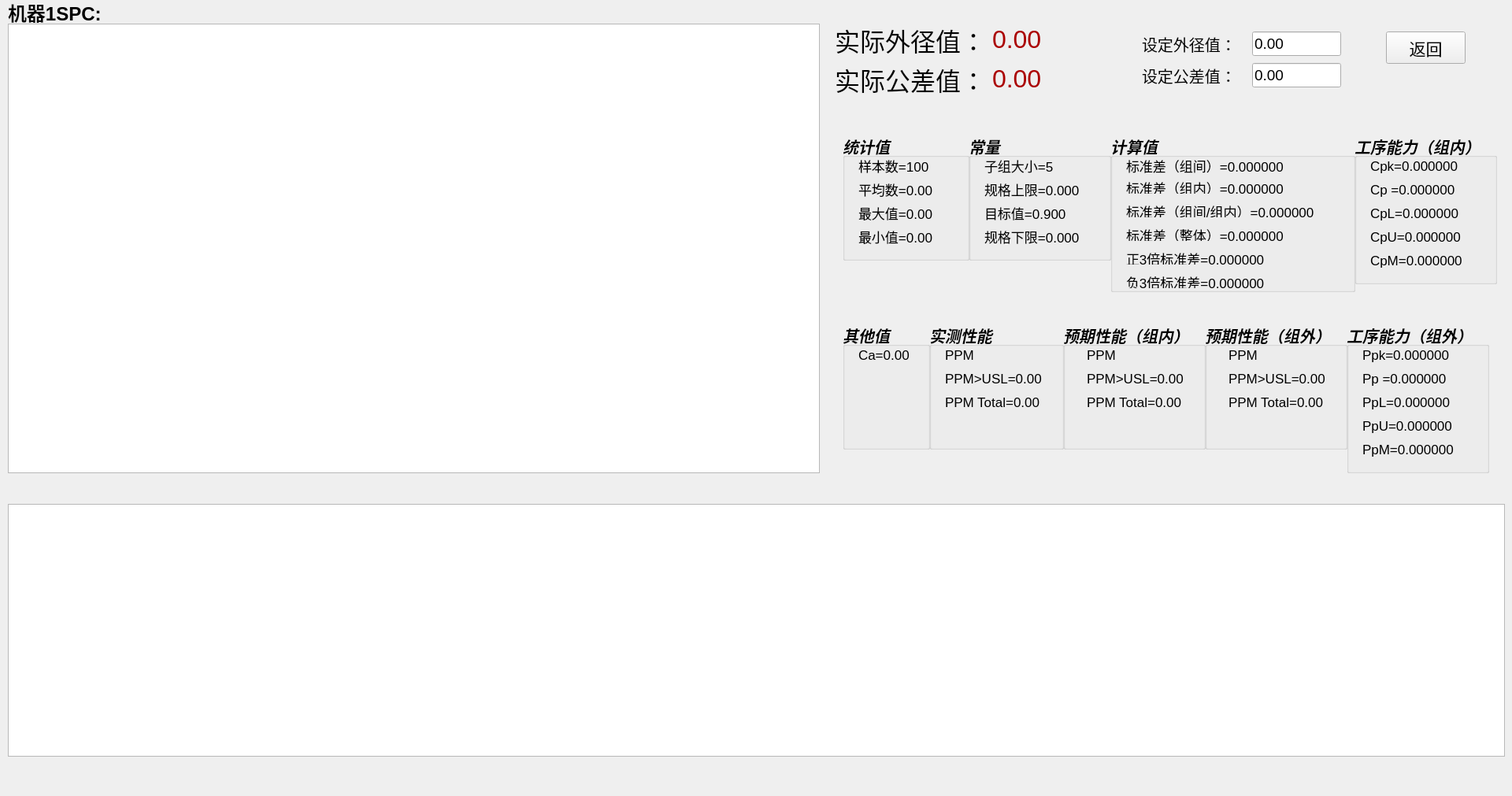
<?xml version="1.0" encoding="UTF-8"?>
<ui version="4.0">
 <class>spcDev1</class>
 <widget class="QWidget" name="spcDev1">
  <property name="geometry">
   <rect>
    <x>0</x>
    <y>0</y>
    <width>1920</width>
    <height>1011</height>
   </rect>
  </property>
  <property name="windowTitle">
   <string>Form</string>
  </property>
  <widget class="QGroupBox" name="TongjiBox">
   <property name="geometry">
    <rect>
     <x>1070</x>
     <y>170</y>
     <width>161</width>
     <height>161</height>
    </rect>
   </property>
   <property name="font">
    <font>
     <pointsize>15</pointsize>
     <italic>true</italic>
     <bold>true</bold>
    </font>
   </property>
   <property name="title">
    <string>统计值</string>
   </property>
   <widget class="QLabel" name="label1_5">
    <property name="geometry">
     <rect>
      <x>20</x>
      <y>30</y>
      <width>111</width>
      <height>21</height>
     </rect>
    </property>
    <property name="font">
     <font>
      <pointsize>13</pointsize>
      <italic>false</italic>
      <bold>false</bold>
     </font>
    </property>
    <property name="text">
     <string>样本数=100</string>
    </property>
   </widget>
   <widget class="QLabel" name="label1_6">
    <property name="geometry">
     <rect>
      <x>20</x>
      <y>60</y>
      <width>111</width>
      <height>21</height>
     </rect>
    </property>
    <property name="font">
     <font>
      <pointsize>13</pointsize>
      <italic>false</italic>
      <bold>false</bold>
     </font>
    </property>
    <property name="text">
     <string>平均数=0.00</string>
    </property>
   </widget>
   <widget class="QLabel" name="label1_7">
    <property name="geometry">
     <rect>
      <x>20</x>
      <y>90</y>
      <width>111</width>
      <height>21</height>
     </rect>
    </property>
    <property name="font">
     <font>
      <pointsize>13</pointsize>
      <italic>false</italic>
      <bold>false</bold>
     </font>
    </property>
    <property name="text">
     <string>最大值=0.00</string>
    </property>
   </widget>
   <widget class="QLabel" name="label1_8">
    <property name="geometry">
     <rect>
      <x>20</x>
      <y>120</y>
      <width>111</width>
      <height>21</height>
     </rect>
    </property>
    <property name="font">
     <font>
      <pointsize>13</pointsize>
      <italic>false</italic>
      <bold>false</bold>
     </font>
    </property>
    <property name="text">
     <string>最小值=0.00</string>
    </property>
   </widget>
  </widget>
  <widget class="QLabel" name="label_3">
   <property name="geometry">
    <rect>
     <x>1450</x>
     <y>40</y>
     <width>131</width>
     <height>31</height>
    </rect>
   </property>
   <property name="font">
    <font>
     <pointsize>15</pointsize>
    </font>
   </property>
   <property name="text">
    <string>设定外径值：</string>
   </property>
  </widget>
  <widget class="QChartView" name="chartViewX">
   <property name="geometry">
    <rect>
     <x>10</x>
     <y>640</y>
     <width>1901</width>
     <height>321</height>
    </rect>
   </property>
  </widget>
  <widget class="QLabel" name="label_2">
   <property name="geometry">
    <rect>
     <x>1060</x>
     <y>80</y>
     <width>191</width>
     <height>41</height>
    </rect>
   </property>
   <property name="font">
    <font>
     <pointsize>24</pointsize>
    </font>
   </property>
   <property name="text">
    <string>实际公差值：</string>
   </property>
  </widget>
  <widget class="QLabel" name="label1_10">
   <property name="geometry">
    <rect>
     <x>10</x>
     <y>0</y>
     <width>141</width>
     <height>31</height>
    </rect>
   </property>
   <property name="font">
    <font>
     <pointsize>18</pointsize>
     <italic>false</italic>
     <bold>true</bold>
    </font>
   </property>
   <property name="text">
    <string>机器1SPC:</string>
   </property>
  </widget>
  <widget class="QGroupBox" name="TongjiBox_3">
   <property name="geometry">
    <rect>
     <x>1410</x>
     <y>170</y>
     <width>311</width>
     <height>201</height>
    </rect>
   </property>
   <property name="font">
    <font>
     <pointsize>15</pointsize>
     <italic>true</italic>
     <bold>true</bold>
    </font>
   </property>
   <property name="title">
    <string>计算值</string>
   </property>
   <widget class="QLabel" name="label3_7">
    <property name="geometry">
     <rect>
      <x>20</x>
      <y>30</y>
      <width>241</width>
      <height>21</height>
     </rect>
    </property>
    <property name="font">
     <font>
      <pointsize>13</pointsize>
      <italic>false</italic>
      <bold>false</bold>
     </font>
    </property>
    <property name="text">
     <string>标准差（组间）=0.000000</string>
    </property>
   </widget>
   <widget class="QLabel" name="label3_8">
    <property name="geometry">
     <rect>
      <x>20</x>
      <y>60</y>
      <width>231</width>
      <height>16</height>
     </rect>
    </property>
    <property name="font">
     <font>
      <pointsize>13</pointsize>
      <italic>false</italic>
      <bold>false</bold>
     </font>
    </property>
    <property name="text">
     <string>标准差（组内）=0.000000</string>
    </property>
   </widget>
   <widget class="QLabel" name="label3_9">
    <property name="geometry">
     <rect>
      <x>20</x>
      <y>90</y>
      <width>281</width>
      <height>16</height>
     </rect>
    </property>
    <property name="font">
     <font>
      <pointsize>13</pointsize>
      <italic>false</italic>
      <bold>false</bold>
     </font>
    </property>
    <property name="text">
     <string>标准差（组间/组内）=0.000000</string>
    </property>
   </widget>
   <widget class="QLabel" name="label3_10">
    <property name="geometry">
     <rect>
      <x>20</x>
      <y>120</y>
      <width>241</width>
      <height>16</height>
     </rect>
    </property>
    <property name="font">
     <font>
      <pointsize>13</pointsize>
      <italic>false</italic>
      <bold>false</bold>
     </font>
    </property>
    <property name="text">
     <string>标准差（整体）=0.000000</string>
    </property>
   </widget>
   <widget class="QLabel" name="label3_11">
    <property name="geometry">
     <rect>
      <x>20</x>
      <y>150</y>
      <width>281</width>
      <height>16</height>
     </rect>
    </property>
    <property name="font">
     <font>
      <pointsize>13</pointsize>
      <italic>false</italic>
      <bold>false</bold>
     </font>
    </property>
    <property name="text">
     <string>正3倍标准差=0.000000</string>
    </property>
   </widget>
   <widget class="QLabel" name="label3_12">
    <property name="geometry">
     <rect>
      <x>20</x>
      <y>180</y>
      <width>281</width>
      <height>16</height>
     </rect>
    </property>
    <property name="font">
     <font>
      <pointsize>13</pointsize>
      <italic>false</italic>
      <bold>false</bold>
     </font>
    </property>
    <property name="text">
     <string>负3倍标准差=0.000000</string>
    </property>
   </widget>
  </widget>
  <widget class="QLabel" name="label_6">
   <property name="geometry">
    <rect>
     <x>1260</x>
     <y>80</y>
     <width>131</width>
     <height>41</height>
    </rect>
   </property>
   <property name="font">
    <font>
     <pointsize>24</pointsize>
    </font>
   </property>
   <property name="text">
    <string>&lt;html&gt;&lt;head/&gt;&lt;body&gt;&lt;p&gt;&lt;span style=&quot; color:#aa0000;&quot;&gt;0.00&lt;/span&gt;&lt;/p&gt;&lt;/body&gt;&lt;/html&gt;</string>
   </property>
  </widget>
  <widget class="QLabel" name="label_4">
   <property name="geometry">
    <rect>
     <x>1450</x>
     <y>80</y>
     <width>131</width>
     <height>31</height>
    </rect>
   </property>
   <property name="font">
    <font>
     <pointsize>15</pointsize>
    </font>
   </property>
   <property name="text">
    <string>设定公差值：</string>
   </property>
  </widget>
  <widget class="QLineEdit" name="lineEdit2">
   <property name="geometry">
    <rect>
     <x>1590</x>
     <y>80</y>
     <width>113</width>
     <height>31</height>
    </rect>
   </property>
   <property name="font">
    <font>
     <pointsize>14</pointsize>
    </font>
   </property>
   <property name="text">
    <string>0.00</string>
   </property>
  </widget>
  <widget class="QLabel" name="label">
   <property name="geometry">
    <rect>
     <x>1060</x>
     <y>20</y>
     <width>191</width>
     <height>61</height>
    </rect>
   </property>
   <property name="font">
    <font>
     <pointsize>24</pointsize>
    </font>
   </property>
   <property name="text">
    <string>实际外径值：</string>
   </property>
  </widget>
  <widget class="QGroupBox" name="TongjiBox_8">
   <property name="geometry">
    <rect>
     <x>1350</x>
     <y>410</y>
     <width>181</width>
     <height>161</height>
    </rect>
   </property>
   <property name="font">
    <font>
     <pointsize>15</pointsize>
     <italic>true</italic>
     <bold>true</bold>
    </font>
   </property>
   <property name="title">
    <string>预期性能（组内）</string>
   </property>
   <widget class="QLabel" name="label8_4">
    <property name="geometry">
     <rect>
      <x>30</x>
      <y>90</y>
      <width>151</width>
      <height>21</height>
     </rect>
    </property>
    <property name="font">
     <font>
      <pointsize>13</pointsize>
      <italic>false</italic>
      <bold>false</bold>
     </font>
    </property>
    <property name="text">
     <string>PPM Total=0.00</string>
    </property>
   </widget>
   <widget class="QLabel" name="label8_5">
    <property name="geometry">
     <rect>
      <x>30</x>
      <y>30</y>
      <width>131</width>
      <height>21</height>
     </rect>
    </property>
    <property name="font">
     <font>
      <pointsize>13</pointsize>
      <italic>false</italic>
      <bold>false</bold>
     </font>
    </property>
    <property name="text">
     <string>PPM&lt;LSL=0.00</string>
    </property>
   </widget>
   <widget class="QLabel" name="label8_6">
    <property name="geometry">
     <rect>
      <x>30</x>
      <y>60</y>
      <width>131</width>
      <height>21</height>
     </rect>
    </property>
    <property name="font">
     <font>
      <pointsize>13</pointsize>
      <italic>false</italic>
      <bold>false</bold>
     </font>
    </property>
    <property name="text">
     <string>PPM&gt;USL=0.00</string>
    </property>
   </widget>
  </widget>
  <widget class="QChartView" name="chartViewBar">
   <property name="geometry">
    <rect>
     <x>10</x>
     <y>30</y>
     <width>1031</width>
     <height>571</height>
    </rect>
   </property>
   <property name="font">
    <font>
     <pointsize>20</pointsize>
    </font>
   </property>
  </widget>
  <widget class="QGroupBox" name="TongjiBox_5">
   <property name="geometry">
    <rect>
     <x>1710</x>
     <y>410</y>
     <width>181</width>
     <height>191</height>
    </rect>
   </property>
   <property name="font">
    <font>
     <pointsize>15</pointsize>
     <italic>true</italic>
     <bold>true</bold>
    </font>
   </property>
   <property name="title">
    <string>工序能力（组外）</string>
   </property>
   <widget class="QLabel" name="label5_6">
    <property name="geometry">
     <rect>
      <x>20</x>
      <y>30</y>
      <width>131</width>
      <height>21</height>
     </rect>
    </property>
    <property name="font">
     <font>
      <pointsize>13</pointsize>
      <italic>false</italic>
      <bold>false</bold>
     </font>
    </property>
    <property name="text">
     <string>Ppk=0.000000</string>
    </property>
   </widget>
   <widget class="QLabel" name="label5_7">
    <property name="geometry">
     <rect>
      <x>20</x>
      <y>60</y>
      <width>131</width>
      <height>21</height>
     </rect>
    </property>
    <property name="font">
     <font>
      <pointsize>13</pointsize>
      <italic>false</italic>
      <bold>false</bold>
     </font>
    </property>
    <property name="text">
     <string>Pp =0.000000</string>
    </property>
   </widget>
   <widget class="QLabel" name="label5_8">
    <property name="geometry">
     <rect>
      <x>20</x>
      <y>90</y>
      <width>131</width>
      <height>21</height>
     </rect>
    </property>
    <property name="font">
     <font>
      <pointsize>13</pointsize>
      <italic>false</italic>
      <bold>false</bold>
     </font>
    </property>
    <property name="text">
     <string>PpL=0.000000</string>
    </property>
   </widget>
   <widget class="QLabel" name="label5_9">
    <property name="geometry">
     <rect>
      <x>20</x>
      <y>120</y>
      <width>131</width>
      <height>21</height>
     </rect>
    </property>
    <property name="font">
     <font>
      <pointsize>13</pointsize>
      <italic>false</italic>
      <bold>false</bold>
     </font>
    </property>
    <property name="text">
     <string>PpU=0.000000</string>
    </property>
   </widget>
   <widget class="QLabel" name="label5_10">
    <property name="geometry">
     <rect>
      <x>20</x>
      <y>150</y>
      <width>131</width>
      <height>21</height>
     </rect>
    </property>
    <property name="font">
     <font>
      <pointsize>13</pointsize>
      <italic>false</italic>
      <bold>false</bold>
     </font>
    </property>
    <property name="text">
     <string>PpM=0.000000</string>
    </property>
   </widget>
  </widget>
  <widget class="QLabel" name="label_5">
   <property name="geometry">
    <rect>
     <x>1260</x>
     <y>30</y>
     <width>131</width>
     <height>41</height>
    </rect>
   </property>
   <property name="font">
    <font>
     <pointsize>24</pointsize>
    </font>
   </property>
   <property name="text">
    <string>&lt;html&gt;&lt;head/&gt;&lt;body&gt;&lt;p&gt;&lt;span style=&quot; color:#aa0000;&quot;&gt;0.00&lt;/span&gt;&lt;/p&gt;&lt;/body&gt;&lt;/html&gt;</string>
   </property>
  </widget>
  <widget class="QGroupBox" name="TongjiBox_9">
   <property name="geometry">
    <rect>
     <x>1530</x>
     <y>410</y>
     <width>181</width>
     <height>161</height>
    </rect>
   </property>
   <property name="font">
    <font>
     <pointsize>15</pointsize>
     <italic>true</italic>
     <bold>true</bold>
    </font>
   </property>
   <property name="title">
    <string>预期性能（组外）</string>
   </property>
   <widget class="QLabel" name="label9_4">
    <property name="geometry">
     <rect>
      <x>30</x>
      <y>60</y>
      <width>131</width>
      <height>21</height>
     </rect>
    </property>
    <property name="font">
     <font>
      <pointsize>13</pointsize>
      <italic>false</italic>
      <bold>false</bold>
     </font>
    </property>
    <property name="text">
     <string>PPM&gt;USL=0.00</string>
    </property>
   </widget>
   <widget class="QLabel" name="label9_5">
    <property name="geometry">
     <rect>
      <x>30</x>
      <y>30</y>
      <width>131</width>
      <height>21</height>
     </rect>
    </property>
    <property name="font">
     <font>
      <pointsize>13</pointsize>
      <italic>false</italic>
      <bold>false</bold>
     </font>
    </property>
    <property name="text">
     <string>PPM&lt;LSL=0.00</string>
    </property>
   </widget>
   <widget class="QLabel" name="label9_6">
    <property name="geometry">
     <rect>
      <x>30</x>
      <y>90</y>
      <width>151</width>
      <height>21</height>
     </rect>
    </property>
    <property name="font">
     <font>
      <pointsize>13</pointsize>
      <italic>false</italic>
      <bold>false</bold>
     </font>
    </property>
    <property name="text">
     <string>PPM Total=0.00</string>
    </property>
   </widget>
  </widget>
  <widget class="QLineEdit" name="lineEdit1">
   <property name="geometry">
    <rect>
     <x>1590</x>
     <y>40</y>
     <width>113</width>
     <height>31</height>
    </rect>
   </property>
   <property name="font">
    <font>
     <pointsize>14</pointsize>
    </font>
   </property>
   <property name="text">
    <string>0.00</string>
   </property>
  </widget>
  <widget class="QGroupBox" name="TongjiBox_6">
   <property name="geometry">
    <rect>
     <x>1070</x>
     <y>410</y>
     <width>111</width>
     <height>161</height>
    </rect>
   </property>
   <property name="font">
    <font>
     <pointsize>15</pointsize>
     <italic>true</italic>
     <bold>true</bold>
    </font>
   </property>
   <property name="title">
    <string>其他值</string>
   </property>
   <widget class="QLabel" name="label6_2">
    <property name="geometry">
     <rect>
      <x>20</x>
      <y>30</y>
      <width>111</width>
      <height>21</height>
     </rect>
    </property>
    <property name="font">
     <font>
      <pointsize>13</pointsize>
      <italic>false</italic>
      <bold>false</bold>
     </font>
    </property>
    <property name="text">
     <string>Ca=0.00</string>
    </property>
   </widget>
  </widget>
  <widget class="QGroupBox" name="TongjiBox_7">
   <property name="geometry">
    <rect>
     <x>1180</x>
     <y>410</y>
     <width>171</width>
     <height>161</height>
    </rect>
   </property>
   <property name="font">
    <font>
     <pointsize>15</pointsize>
     <italic>true</italic>
     <bold>true</bold>
    </font>
   </property>
   <property name="title">
    <string>实测性能</string>
   </property>
   <widget class="QLabel" name="label7_4">
    <property name="geometry">
     <rect>
      <x>20</x>
      <y>30</y>
      <width>131</width>
      <height>21</height>
     </rect>
    </property>
    <property name="font">
     <font>
      <pointsize>13</pointsize>
      <italic>false</italic>
      <bold>false</bold>
     </font>
    </property>
    <property name="text">
     <string>PPM&lt;LSL=0.00</string>
    </property>
   </widget>
   <widget class="QLabel" name="label7_5">
    <property name="geometry">
     <rect>
      <x>20</x>
      <y>60</y>
      <width>131</width>
      <height>21</height>
     </rect>
    </property>
    <property name="font">
     <font>
      <pointsize>13</pointsize>
      <italic>false</italic>
      <bold>false</bold>
     </font>
    </property>
    <property name="text">
     <string>PPM&gt;USL=0.00</string>
    </property>
   </widget>
   <widget class="QLabel" name="label7_6">
    <property name="geometry">
     <rect>
      <x>20</x>
      <y>90</y>
      <width>151</width>
      <height>21</height>
     </rect>
    </property>
    <property name="font">
     <font>
      <pointsize>13</pointsize>
      <italic>false</italic>
      <bold>false</bold>
     </font>
    </property>
    <property name="text">
     <string>PPM Total=0.00</string>
    </property>
   </widget>
  </widget>
  <widget class="QGroupBox" name="TongjiBox_4">
   <property name="geometry">
    <rect>
     <x>1720</x>
     <y>170</y>
     <width>181</width>
     <height>191</height>
    </rect>
   </property>
   <property name="font">
    <font>
     <pointsize>15</pointsize>
     <italic>true</italic>
     <bold>true</bold>
    </font>
   </property>
   <property name="title">
    <string>工序能力（组内）</string>
   </property>
   <widget class="QLabel" name="label4_6">
    <property name="geometry">
     <rect>
      <x>20</x>
      <y>30</y>
      <width>131</width>
      <height>21</height>
     </rect>
    </property>
    <property name="font">
     <font>
      <pointsize>13</pointsize>
      <italic>false</italic>
      <bold>false</bold>
     </font>
    </property>
    <property name="text">
     <string>Cpk=0.000000</string>
    </property>
   </widget>
   <widget class="QLabel" name="label4_7">
    <property name="geometry">
     <rect>
      <x>20</x>
      <y>60</y>
      <width>131</width>
      <height>21</height>
     </rect>
    </property>
    <property name="font">
     <font>
      <pointsize>13</pointsize>
      <italic>false</italic>
      <bold>false</bold>
     </font>
    </property>
    <property name="text">
     <string>Cp =0.000000</string>
    </property>
   </widget>
   <widget class="QLabel" name="label4_8">
    <property name="geometry">
     <rect>
      <x>20</x>
      <y>90</y>
      <width>121</width>
      <height>21</height>
     </rect>
    </property>
    <property name="font">
     <font>
      <pointsize>13</pointsize>
      <italic>false</italic>
      <bold>false</bold>
     </font>
    </property>
    <property name="text">
     <string>CpL=0.000000</string>
    </property>
   </widget>
   <widget class="QLabel" name="label4_9">
    <property name="geometry">
     <rect>
      <x>20</x>
      <y>120</y>
      <width>131</width>
      <height>21</height>
     </rect>
    </property>
    <property name="font">
     <font>
      <pointsize>13</pointsize>
      <italic>false</italic>
      <bold>false</bold>
     </font>
    </property>
    <property name="text">
     <string>CpU=0.000000</string>
    </property>
   </widget>
   <widget class="QLabel" name="label4_10">
    <property name="geometry">
     <rect>
      <x>20</x>
      <y>150</y>
      <width>131</width>
      <height>21</height>
     </rect>
    </property>
    <property name="font">
     <font>
      <pointsize>13</pointsize>
      <italic>false</italic>
      <bold>false</bold>
     </font>
    </property>
    <property name="text">
     <string>CpM=0.000000</string>
    </property>
   </widget>
  </widget>
  <widget class="QPushButton" name="spc_btn1">
   <property name="geometry">
    <rect>
     <x>1760</x>
     <y>40</y>
     <width>101</width>
     <height>41</height>
    </rect>
   </property>
   <property name="font">
    <font>
     <pointsize>16</pointsize>
    </font>
   </property>
   <property name="text">
    <string>返回</string>
   </property>
  </widget>
  <widget class="QGroupBox" name="TongjiBox_2">
   <property name="geometry">
    <rect>
     <x>1230</x>
     <y>170</y>
     <width>181</width>
     <height>161</height>
    </rect>
   </property>
   <property name="font">
    <font>
     <pointsize>15</pointsize>
     <italic>true</italic>
     <bold>true</bold>
    </font>
   </property>
   <property name="title">
    <string>常量</string>
   </property>
   <widget class="QLabel" name="label2_5">
    <property name="geometry">
     <rect>
      <x>20</x>
      <y>30</y>
      <width>111</width>
      <height>21</height>
     </rect>
    </property>
    <property name="font">
     <font>
      <pointsize>13</pointsize>
      <italic>false</italic>
      <bold>false</bold>
     </font>
    </property>
    <property name="text">
     <string>子组大小=5</string>
    </property>
   </widget>
   <widget class="QLabel" name="label2_6">
    <property name="geometry">
     <rect>
      <x>20</x>
      <y>60</y>
      <width>151</width>
      <height>21</height>
     </rect>
    </property>
    <property name="font">
     <font>
      <pointsize>13</pointsize>
      <italic>false</italic>
      <bold>false</bold>
     </font>
    </property>
    <property name="text">
     <string>规格上限=0.000</string>
    </property>
   </widget>
   <widget class="QLabel" name="label2_7">
    <property name="geometry">
     <rect>
      <x>20</x>
      <y>90</y>
      <width>141</width>
      <height>21</height>
     </rect>
    </property>
    <property name="font">
     <font>
      <pointsize>13</pointsize>
      <italic>false</italic>
      <bold>false</bold>
     </font>
    </property>
    <property name="text">
     <string>目标值=0.900</string>
    </property>
   </widget>
   <widget class="QLabel" name="label2_8">
    <property name="geometry">
     <rect>
      <x>20</x>
      <y>120</y>
      <width>161</width>
      <height>21</height>
     </rect>
    </property>
    <property name="font">
     <font>
      <pointsize>13</pointsize>
      <italic>false</italic>
      <bold>false</bold>
     </font>
    </property>
    <property name="text">
     <string>规格下限=0.000</string>
    </property>
   </widget>
  </widget>
 </widget>
 <customwidgets>
  <customwidget>
   <class>QChartView</class>
   <extends>QGraphicsView</extends>
   <header location="global">qchartview.h</header>
  </customwidget>
 </customwidgets>
 <resources/>
 <connections/>
</ui>
